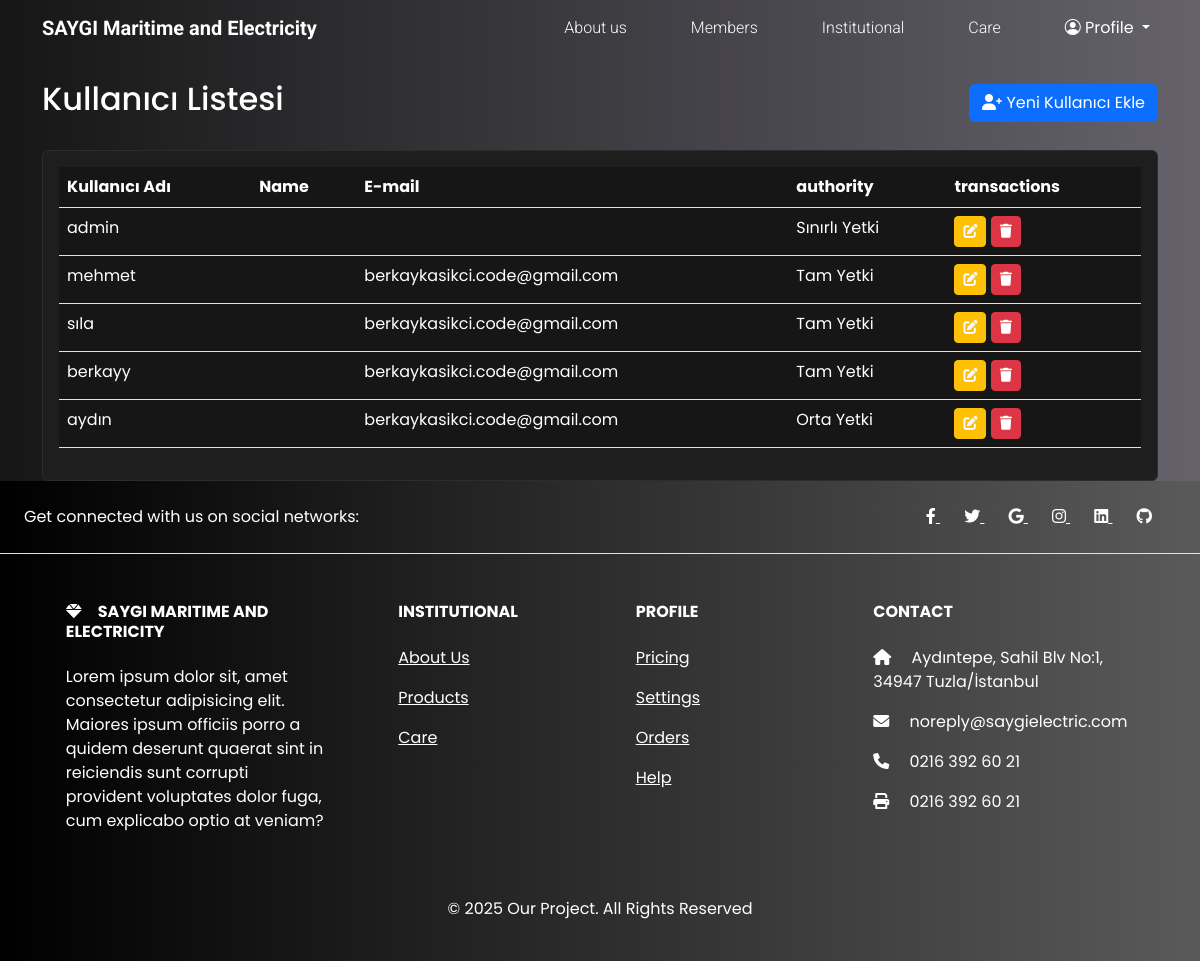
The page /users/ (signed in) on the database as committed earlier.
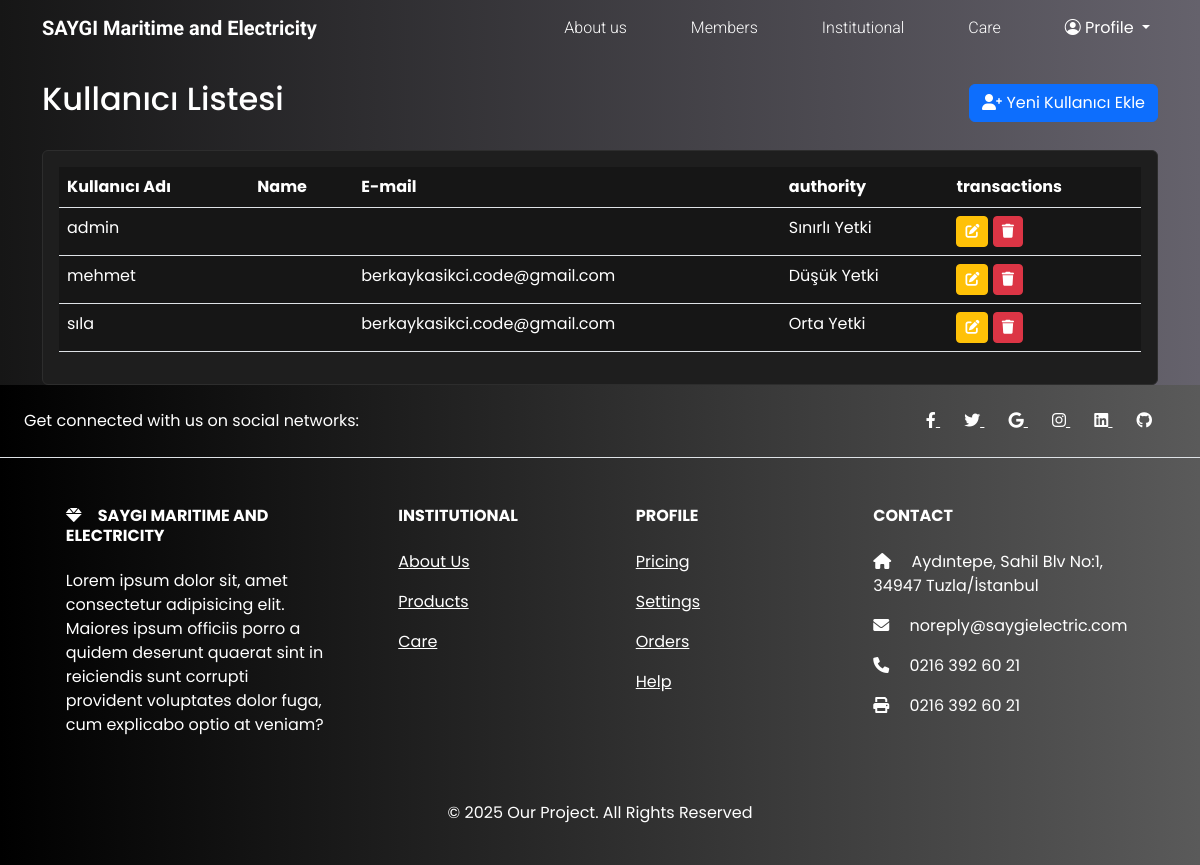
The same page on the database as committed later.
### jobs/models.py (models this page shows, shortened)
class CustomUser(AbstractUser):
    YETKI_CHOICES = [
        ("yetki1", "Tam Yetki"),
        ("yetki2", "Yüksek Yetki"),
        ("yetki3", "Orta Yetki"),
        ("yetki4", "Düşük Yetki"),
        ("yetki5", "Sınırlı Yetki"),
    ]
    phone_number = models.CharField(
        _("Telefon Numarası"), max_length=15, blank=True, null=True
    )
    department = models.ForeignKey(
        "Department",
        on_delete=models.SET_NULL,
        null=True,
        blank=True,
        verbose_name=_("Departman"),
    )
    yetki = models.CharField(
        _("Yetki Seviyesi"), max_length=10, choices=YETKI_CHOICES, default="yetki5"
    )

### jobs/views.py (the view)
# urls.py: path("users/", user_list, name="user_list"),
@user_passes_test(is_superuser)
def user_list(request):
    users = CustomUser.objects.all()
    return render(request, "users/list.html", {"users": users})

### jobs/views.py (called while the page is built)
def is_superuser(user):
    return user.is_superuser

### jobs/templates/users/list.html (shortened to what this page needs)
{% extends "base.html" %}
{% load i18n %}
{% load static %}
{% block content %}
    <div class="container mt-4">
        <div class="d-flex justify-content-between align-items-center mb-4">
            <h2>{% trans "Kullanıcı Listesi" %}</h2>
            <a href="{% url 'signup' %}" class="btn btn-primary">
                <i class="fas fa-user-plus"></i> {% trans "Yeni Kullanıcı Ekle" %}
            </a>
        </div>
        <div class="card">
            <div class="card-body">
                <div class="table-responsive">
                    <table class="table table-hover">
                        <thead>
                            <tr>
                                <th>{% trans "Kullanıcı Adı" %}</th>
                                <th>{% trans "Name" %}</th>
                                <th>{% trans "E-mail" %}</th>
                                <th>{% trans "authority" %}</th>
                                <th>{% trans "transactions" %}</th>
                            </tr>
                        </thead>
                        <tbody>
                            {% for user in users %}
                                <tr>
                                    <td>{{ user.username }}</td>
                                    <td>{{ user.get_full_name }}</td>
                                    <td>{{ user.email }}</td>
                                    <td>{{ user.get_yetki_display }}</td>
                                    <td>
                                        <a href="{% url 'user_edit' user.id %}" class="btn btn-sm btn-warning">
                                            <i class="fas fa-edit"></i>
                                        </a>
                                        <a href="{% url 'user_delete' user.id %}"
                                           class="btn btn-sm btn-danger"
                                           onclick="return confirm('{% blocktrans %} Are you sure you want to delete this user?{% endblocktrans %}')">
                                            <i class="fas fa-trash"></i>
                                        </a>
                                    </td>
                                </tr>
                            {% empty %}
                                <tr>
                                    <td colspan="6" class="text-center">{% trans "Henüz kullanıcı bulunmamaktadır." %}</td>
                                </tr>
                            {% endfor %}
                        </tbody>
                    </table>
                </div>
            </div>
        </div>
    </div>
{% endblock content %}

### jobs/templates/base.html (shortened to what this page needs)
{% load i18n %}
<!DOCTYPE html>
<html lang="{{ LANGUAGE_CODE }}">
    <head>
        {% load static %}
        {% block css %}
            <link rel="stylesheet" href="{% static 'css/style.css' %}">
            <link rel="stylesheet"
                  href="https://cdnjs.cloudflare.com/ajax/libs/OwlCarousel2/2.3.4/assets/owl.carousel.min.css">
            <link rel="stylesheet"
                  href="https://cdnjs.cloudflare.com/ajax/libs/OwlCarousel2/2.3.4/assets/owl.theme.default.min.css">
            <link href="https://cdn.jsdelivr.net/npm/bootstrap@5.3.2/dist/css/bootstrap.min.css"
                  rel="stylesheet">
            <link href="https://cdnjs.cloudflare.com/ajax/libs/font-awesome/6.0.0-beta3/css/all.min.css"
                  rel="stylesheet">
            <link href="https://cdn.jsdelivr.net/npm/bootstrap-icons@1.11.0/font/bootstrap-icons.css"
                  rel="stylesheet">
        {% endblock css %}
    </head>
    <body>
        {% block navbar %}
            <div class="navbar-wrapper">
                <div class="navbar navbar-expand-lg">
                    <div class="container z-1">
                        <a class="navbar-brand roboto-family fw-bold" href="{% url 'index' %}">{% trans "SAYGI Maritime and Electricity" %}</a>
                        <div class="collapse navbar-collapse" id="navbarNav">
                            <ul class="navbar-nav ms-auto gap-5">
                                <li class="nav-item">
                                    <a href="{% url 'department_list' %}"
                                       class="nav-link roboto-family fs-14 text-white fw-light">{% trans "About us" %}</a>
                                </li>
                                {% if user.is_superuser %}
                                    <li class="nav-item">
                                        <a href="{% url 'user_list' %}"
                                           class="nav-link roboto-family fs-14 text-white fw-light">{% trans "Members" %}</a>
                                    </li>
                                {% endif %}
                                {% if user.is_superuser %}
                                    <li class="nav-item">
                                        <a href="{% url 'task_list' %}"
                                           class="nav-link roboto-family fs-14 text-white fw-light">
                                        {% trans "Institutional" %}</a>
                                    </li>
                                {% endif %}
                                {% if user.is_authenticated %}
                                    <li class="nav-item">
                                        <a href="{% url 'care' %}"
                                           class="nav-link roboto-family fs-14 text-white fw-light">{% trans "Care" %}</a>
                                    </li>
                                {% endif %}
                                {% if user.is_authenticated %}
                                    <li class="nav-item dropdown">
                                        <a class="nav-link dropdown-toggle"
                                           href="#"
                                           id="navbarDropdown"
                                           role="button"
                                           data-bs-toggle="dropdown">
                                            <i class="bi bi-person-circle"></i> Profile
                                        </a>
                            </li>
                        {% else %}
                            <a href="{% url 'login' %}"
                               class="nav-link roboto-family fs-14 text-white fw-light">{% trans "Sing in" %}</a>
                        {% endif %}
                    </ul>
                </div>
            </div>
        </div>
    </div>
{% endblock navbar %}
{% block content %}
{% endblock content %}
{% include "components/footer.html" %}
</body>
</html>

### jobs/templates/components/footer.html (shortened to what this page needs)
{% load i18n %}
<footer class="text-center text-lg-start text-white "
        style="background:linear-gradient(to right, #000000, #5a5a5a)">
    <section class="d-flex justify-content-center justify-content-lg-between p-4 border-bottom">
        <div class="me-5 d-none d-lg-block">
            <span>{% blocktrans %}Get connected with us on social networks:{% endblocktrans %}</span>
        </div>
        <div>
            <a href="" class="me-4 text-reset">
                <i class="fab fa-facebook-f"></i>
            </a>
            <a href="" class="me-4 text-reset">
                <i class="fab fa-twitter"></i>
            </a>
            <a href="" class="me-4 text-reset">
                <i class="fab fa-google"></i>
            </a>
            <a href="" class="me-4 text-reset">
                <i class="fab fa-instagram"></i>
            </a>
            <a href="" class="me-4 text-reset">
                <i class="fab fa-linkedin"></i>
            </a>
            <a href="" class="me-4 text-reset">
                <i class="fab fa-github"></i>
            </a>
        </div>
    </section>
    <section>
        <div class="container text-center text-md-start mt-5">
            <div class="row mt-3">
                <div class="col-md-3 col-lg-4 col-xl-3 mx-auto mb-4">
                    <h6 class="text-uppercase fw-bold mb-4">
                        <i class="fas fa-gem me-3"></i>{% trans "SAYGI Maritime and Electricity " %}
                    </h6>
                    <p>
                    </p>
                </div>
                <div class="col-md-2 col-lg-2 col-xl-2 mx-auto mb-4">
                    <h6 class="text-uppercase fw-bold mb-4">{% trans "institutional" %}</h6>
                    <p>
                        <a href="#!" class="text-reset">{% trans "About Us" %}</a>
                    </p>
                    <p>
                        <a href="#!" class="text-reset">{% trans "Products" %}</a>
                    </p>
                    <p>
                        <a href="#!" class="text-reset">{% trans "Care" %}</a>
                    </p>
                </div>
                <div class="col-md-3 col-lg-2 col-xl-2 mx-auto mb-4">
                    <h6 class="text-uppercase fw-bold mb-4">{% trans "Profile" %}</h6>
                    <p>
                        <a href="#!" class="text-reset">Pricing</a>
                    </p>
                    <p>
                        <a href="#!" class="text-reset">{% trans "Settings" %}</a>
                    </p>
                    <p>
                        <a href="#!" class="text-reset">Orders</a>
                    </p>
                    <p>
                        <a href="#!" class="text-reset">Help</a>
                    </p>
                </div>
                <div class="col-md-4 col-lg-3 col-xl-3 mx-auto mb-md-0 mb-4">
                    <h6 class="text-uppercase fw-bold mb-4">{% trans "Contact" %}</h6>
                    <p>
                        <i class="fas fa-home me-3"></i>  Aydıntepe, Sahil Blv No:1, 34947 Tuzla/İstanbul
                    </p>
                    <p>
                        <i class="fas fa-envelope me-3"></i>
                        noreply@saygielectric.com
                    </p>
                    <p>
                        <i class="fas fa-phone me-3"></i> 0216 392 60 21
                    </p>
                    <p>
                        <i class="fas fa-print me-3"></i> 0216 392 60 21
                    </p>
                </div>
            </div>
        </div>
    </section>
    <div class="text-center p-4">
        <p>
        </p>
    </div>
</footer>

### jobs/static/css/style.css (style rules this page uses)
body { background:linear-gradient(to right, #161616, #65626c) !important; color: #ffffff !important; }
:root { --bs-font-sans-serif: 'Poppins', sans-serif !important; --bs-emphasis-color-rgb: 255, 255, 255 !important; --bs-body-color: #ffffff !important; --bs-secondary-color:rgb(197 197 197 / 75%) !important; --bs-secondary-rgb: 243, 188, 43 !important; --bs-link-color-rgb: 255, 255, 255; --bs-body-bg: #161616 !important; --bs-dark-rgb: 22, 22, 22 !important; --bs-light-rgb: 255, 255, 255 !important; --bs-primary-rgb: 13, 110, 253 !important; --bs-secondary-rgb: 243, 188, 43 !important; --bs-success-rgb: 25, 135, 84 !important; --bs-info-rgb: 13, 202, 240 !important; --bs-warning-rgb: 255, 193, 7 !important; --bs-danger-rgb: 220, 53, 69 !important; }
* { color: #ffffff !important; }
.card { background-color: #1e1e1e !important; border-color: #2d2d2d !important; color: #ffffff !important; }
.card-body { color: #ffffff !important; }
.table { color: #ffffff !important; }
a { color: #ffffff !important; }
.btn { color: #ffffff !important; }
::placeholder { color: #ffffff !important; opacity: 0.7; }
.roboto-family { font-family: "Roboto", sans-serif; }
.fs-14 { font-size: 14px; }

Rows that differ between the two databases and show on the page:
removed CustomUser: username "berkayy", email "berkaykasikci.code@gmail.com", yetki "Tam Yetki"
removed CustomUser: username "aydın", email "berkaykasikci.code@gmail.com", yetki "Orta Yetki"
changed CustomUser "mehmet": yetki "Tam Yetki" → "Düşük Yetki"
changed CustomUser "sıla": yetki "Tam Yetki" → "Orta Yetki"
